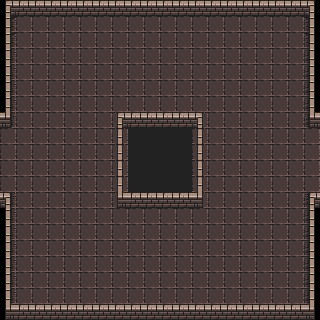

This is a level from a 2D game, rendered from its Tiled map with the project's own tilesets. A one-line summary and the complete map file follow:
An orthogonal 20x20 tile map with 16x16 px tiles, 3 tile layers (floor, walls, demi_walls), 4 tilesets and 2 objects.

<map version="1.10" tiledversion="1.11.2" orientation="orthogonal" renderorder="right-down" width="20" height="20" tilewidth="16" tileheight="16" infinite="0" nextlayerid="7" nextobjectid="17">
 <tileset firstgid="1" source="../atlas_walls_low-16x16.tsx" />
 <tileset firstgid="49" source="../atlas_floor-16x16.tsx" />
 <tileset firstgid="98" source="../dungeon-tileset.tsx" />
 <tileset firstgid="1122" source="../extruded_low_walls.tsx" />
 <layer id="3" name="floor" width="20" height="20">
  <data encoding="csv">
0,0,0,0,0,0,0,0,0,0,0,0,0,0,0,0,0,0,0,0,
67,49,49,49,49,49,49,49,49,49,49,49,49,49,49,49,49,49,49,68,
67,49,49,49,49,49,49,49,49,49,49,49,49,49,49,49,49,49,49,68,
74,49,49,49,49,49,49,49,49,49,49,49,49,49,49,49,49,49,49,75,
74,49,49,49,49,49,49,49,49,49,49,49,49,49,49,49,49,49,49,75,
74,49,49,49,49,49,49,49,49,49,49,49,49,49,49,49,49,49,49,75,
74,49,49,49,49,49,49,49,49,49,49,49,49,49,49,49,49,49,49,75,
74,49,49,49,49,49,49,49,49,49,49,49,49,49,49,49,49,49,49,75,
49,49,49,49,49,49,49,49,1155,1155,1155,1155,49,49,49,49,49,49,49,49,
49,49,49,49,49,49,49,49,1155,1155,1155,1155,49,49,49,49,49,49,49,49,
49,49,49,49,49,49,49,49,1155,1155,1155,1155,49,49,49,49,49,49,49,49,
49,49,49,49,49,49,49,49,1155,1155,1155,1155,49,49,49,49,49,49,49,49,
74,49,49,49,49,49,49,49,49,49,49,49,49,49,49,49,49,49,49,75,
74,49,49,49,49,49,49,49,49,49,49,49,49,49,49,49,49,49,49,75,
74,49,49,49,49,49,49,49,49,49,49,49,49,49,49,49,49,49,49,75,
74,49,49,49,49,49,49,49,49,49,49,49,49,49,49,49,49,49,49,75,
74,49,49,49,49,49,49,49,49,49,49,49,49,49,49,49,49,49,49,75,
74,49,49,49,49,49,49,49,49,49,49,49,49,49,49,49,49,49,49,75,
74,49,49,49,49,49,49,49,49,49,49,49,49,49,49,49,49,49,49,75,
0,0,0,0,0,0,0,0,0,0,0,0,0,0,0,0,0,0,0,0
</data>
 </layer>
 <layer id="1" name="walls" width="20" height="20">
  <data encoding="csv">
2,39,39,39,39,39,39,39,39,39,39,39,39,39,39,39,39,39,39,4,
0,0,0,0,0,0,0,0,0,0,0,0,0,0,0,0,0,0,0,0,
0,0,0,0,0,0,0,0,0,0,0,0,0,0,0,0,0,0,0,0,
0,0,0,0,0,0,0,0,0,0,0,0,0,0,0,0,0,0,0,0,
0,0,0,0,0,0,0,0,0,0,0,0,0,0,0,0,0,0,0,0,
0,0,0,0,0,0,0,0,0,0,0,0,0,0,0,0,0,0,0,0,
0,0,0,0,0,0,0,0,0,0,0,0,0,0,0,0,0,0,0,0,
0,0,0,0,0,0,0,0,39,39,39,39,0,0,0,0,0,0,0,0,
0,0,0,0,0,0,0,0,0,0,0,0,0,0,0,0,0,0,0,0,
0,0,0,0,0,0,0,0,0,0,0,0,0,0,0,0,0,0,0,0,
0,0,0,0,0,0,0,0,0,0,0,0,0,0,0,0,0,0,0,0,
0,0,0,0,0,0,0,0,0,0,0,0,0,0,0,0,0,0,0,0,
0,0,0,0,0,0,0,0,39,39,39,39,0,0,0,0,0,0,0,0,
0,0,0,0,0,0,0,0,0,0,0,0,0,0,0,0,0,0,0,0,
0,0,0,0,0,0,0,0,0,0,0,0,0,0,0,0,0,0,0,0,
0,0,0,0,0,0,0,0,0,0,0,0,0,0,0,0,0,0,0,0,
0,0,0,0,0,0,0,0,0,0,0,0,0,0,0,0,0,0,0,0,
0,0,0,0,0,0,0,0,0,0,0,0,0,0,0,0,0,0,0,0,
0,0,0,0,0,0,0,0,0,0,0,0,0,0,0,0,0,0,0,0,
26,39,39,39,39,39,39,39,39,39,39,39,39,39,39,39,39,39,39,28
</data>
 </layer>
 <layer id="2" name="demi_walls" width="20" height="20">
  <data encoding="csv">
0,0,0,0,0,0,0,0,0,0,0,0,0,0,0,0,0,0,0,0,
13,0,0,0,0,0,0,0,0,0,0,0,0,0,0,0,0,0,0,13,
13,0,0,0,0,0,0,0,0,0,0,0,0,0,0,0,0,0,0,13,
13,0,0,0,0,0,0,0,0,0,0,0,0,0,0,0,0,0,0,13,
13,0,0,0,0,0,0,0,0,0,0,0,0,0,0,0,0,0,0,13,
13,0,0,0,0,0,0,0,0,0,0,0,0,0,0,0,0,0,0,13,
13,0,0,0,0,0,0,0,0,0,0,0,0,0,0,0,0,0,0,13,
28,0,0,0,0,0,0,2,0,0,0,0,4,0,0,0,0,0,0,26,
0,0,0,0,0,0,0,1,0,0,0,0,1,0,0,0,0,0,0,0,
0,0,0,0,0,0,0,1,0,0,0,0,1,0,0,0,0,0,0,0,
0,0,0,0,0,0,0,1,0,0,0,0,1,0,0,0,0,0,0,0,
0,0,0,0,0,0,0,1,0,0,0,0,1,0,0,0,0,0,0,0,
4,0,0,0,0,0,0,26,0,0,0,0,28,0,0,0,0,0,0,2,
13,0,0,0,0,0,0,0,0,0,0,0,0,0,0,0,0,0,0,13,
13,0,0,0,0,0,0,0,0,0,0,0,0,0,0,0,0,0,0,13,
13,0,0,0,0,0,0,0,0,0,0,0,0,0,0,0,0,0,0,13,
13,0,0,0,0,0,0,0,0,0,0,0,0,0,0,0,0,0,0,13,
13,0,0,0,0,0,0,0,0,0,0,0,0,0,0,0,0,0,0,13,
13,0,0,0,0,0,0,0,0,0,0,0,0,0,0,0,0,0,0,13,
0,0,0,0,0,0,0,0,0,0,0,0,0,0,0,0,0,0,0,0
</data>
 </layer>
 <objectgroup id="4" name="collisions" />
 <objectgroup id="5" name="entities">
  <object id="10" x="161" y="267.167">
   <properties>
    <property name="type" value="big_demon" />
   </properties>
   <point />
  </object>
  <object id="16" x="163" y="60.6667">
   <properties>
    <property name="type" value="big_demon" />
   </properties>
   <point />
  </object>
 </objectgroup>
</map>
